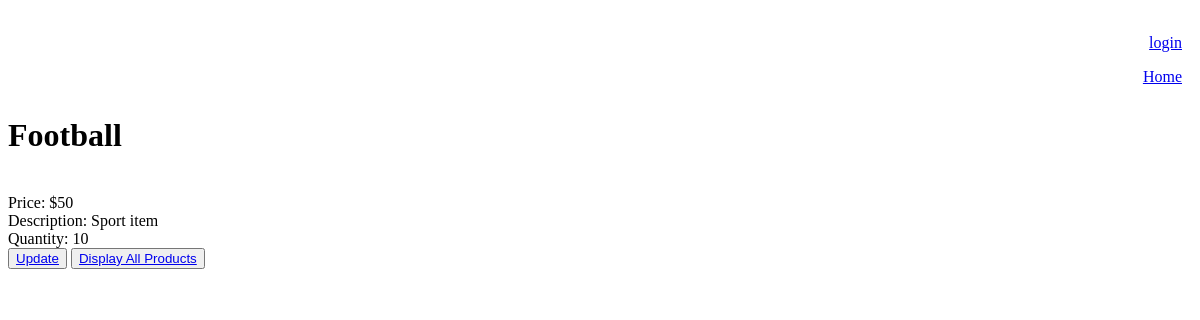
The app's page /product/2/, older data.
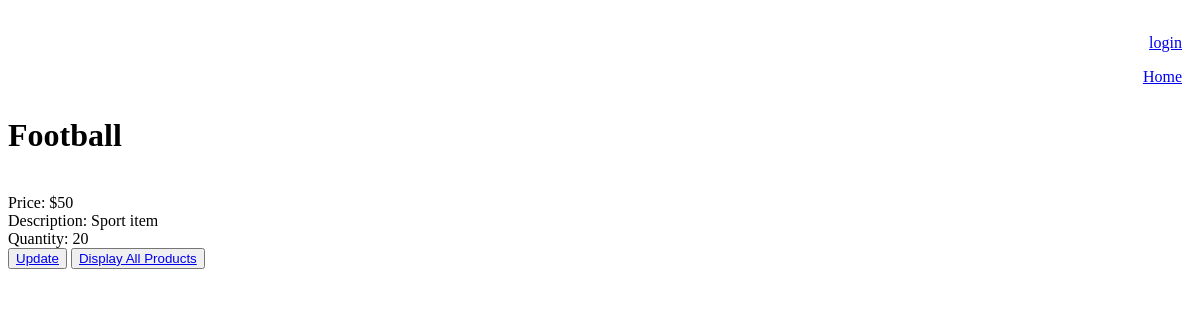
The same page, newer data.
### product/models.py (models this page shows)
class Product(models.Model):
    name = models.CharField(max_length=50, null=False)
    price = models.IntegerField(null=False)
    description = models.CharField(max_length=200, null=False)
    quantity = models.IntegerField(null=False)
    user = models.ForeignKey(User, default=1, on_delete=models.CASCADE)
    image = models.ImageField(upload_to='product/', null=True, blank=True)
    def __str__(self):
        return self.name

### product/views.py (the view)
# urls.py: path('<int:pk>/', ProductDetail.as_view(), name='product_detail'),
class ProductDetail(DetailView):
    model = Product
    template_name = 'product/product_detail.html'
    context_object_name = 'product'

### templates/product/product_detail.html (shortened to what this page needs)
{% extends 'product/base.html' %}
{% block content %}
<h1>{{product}}</h1> <br>
Price: ${{ product.price}} <br>
Description: {{product.description}} <br>
Quantity: {{product.quantity}} <br>
<button><a href="{% url 'product_update' product.id %}">Update</a></button>
<button><a href="{% url 'product_list' %}">Display All Products</a></button>
{% endblock %}

Row changes from the older to the newer data that the page shows:
changed Product "Football": quantity "10" → "20"
